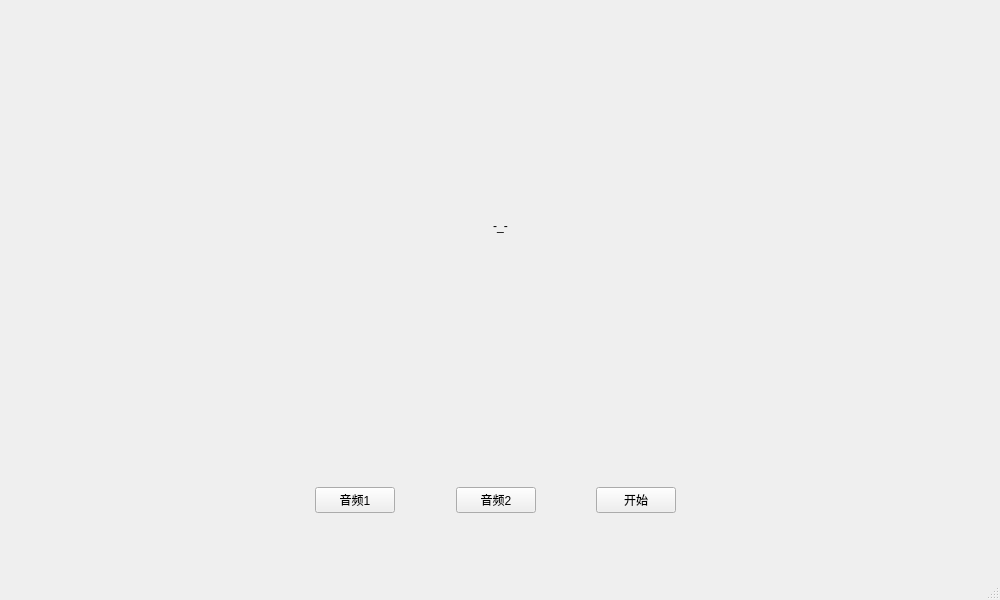
<?xml version="1.0" encoding="UTF-8"?>
<ui version="4.0">
 <class>MainWindow</class>
 <widget class="QMainWindow" name="MainWindow">
  <property name="geometry">
   <rect>
    <x>0</x>
    <y>0</y>
    <width>1000</width>
    <height>600</height>
   </rect>
  </property>
  <property name="minimumSize">
   <size>
    <width>1000</width>
    <height>600</height>
   </size>
  </property>
  <property name="maximumSize">
   <size>
    <width>1000</width>
    <height>600</height>
   </size>
  </property>
  <property name="windowTitle">
   <string>MainWindow</string>
  </property>
  <property name="autoFillBackground">
   <bool>true</bool>
  </property>
  <widget class="QWidget" name="centralwidget">
   <widget class="QLabel" name="label">
    <property name="geometry">
     <rect>
      <x>0</x>
      <y>0</y>
      <width>1001</width>
      <height>451</height>
     </rect>
    </property>
    <property name="text">
     <string>-_-</string>
    </property>
    <property name="alignment">
     <set>Qt::AlignCenter</set>
    </property>
   </widget>
   <widget class="QWidget" name="layoutWidget">
    <property name="geometry">
     <rect>
      <x>260</x>
      <y>460</y>
      <width>471</width>
      <height>81</height>
     </rect>
    </property>
    <layout class="QGridLayout" name="gridLayout">
     <item row="0" column="1">
      <widget class="QPushButton" name="aupushbutton">
       <property name="text">
        <string>音频1</string>
       </property>
      </widget>
     </item>
     <item row="0" column="2">
      <spacer name="horizontalSpacer">
       <property name="orientation">
        <enum>Qt::Horizontal</enum>
       </property>
       <property name="sizeHint" stdset="0">
        <size>
         <width>40</width>
         <height>20</height>
        </size>
       </property>
      </spacer>
     </item>
     <item row="0" column="3">
      <widget class="QPushButton" name="au1pushbutton">
       <property name="text">
        <string>音频2</string>
       </property>
      </widget>
     </item>
     <item row="0" column="6">
      <spacer name="horizontalSpacer_4">
       <property name="orientation">
        <enum>Qt::Horizontal</enum>
       </property>
       <property name="sizeHint" stdset="0">
        <size>
         <width>40</width>
         <height>20</height>
        </size>
       </property>
      </spacer>
     </item>
     <item row="0" column="0">
      <spacer name="horizontalSpacer_3">
       <property name="orientation">
        <enum>Qt::Horizontal</enum>
       </property>
       <property name="sizeHint" stdset="0">
        <size>
         <width>40</width>
         <height>20</height>
        </size>
       </property>
      </spacer>
     </item>
     <item row="0" column="4">
      <spacer name="horizontalSpacer_2">
       <property name="orientation">
        <enum>Qt::Horizontal</enum>
       </property>
       <property name="sizeHint" stdset="0">
        <size>
         <width>40</width>
         <height>20</height>
        </size>
       </property>
      </spacer>
     </item>
     <item row="0" column="5">
      <widget class="QPushButton" name="startpushbutton">
       <property name="text">
        <string>开始</string>
       </property>
      </widget>
     </item>
    </layout>
   </widget>
  </widget>
  <widget class="QMenuBar" name="menubar">
   <property name="geometry">
    <rect>
     <x>0</x>
     <y>0</y>
     <width>1000</width>
     <height>22</height>
    </rect>
   </property>
  </widget>
  <widget class="QStatusBar" name="statusbar"/>
 </widget>
 <resources/>
 <connections/>
</ui>
